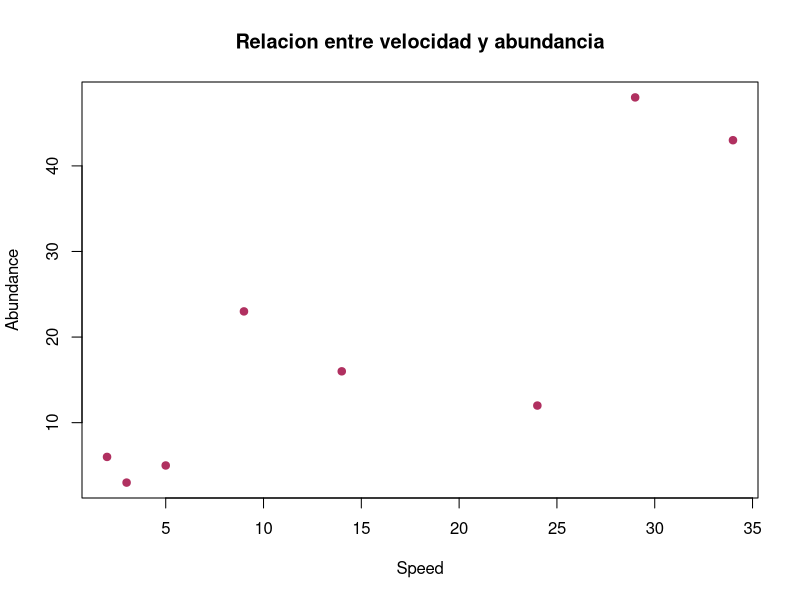
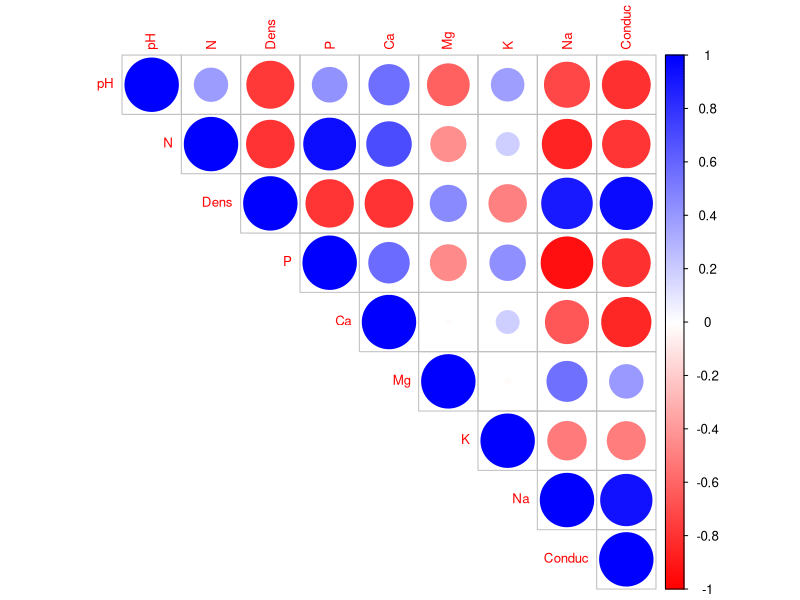
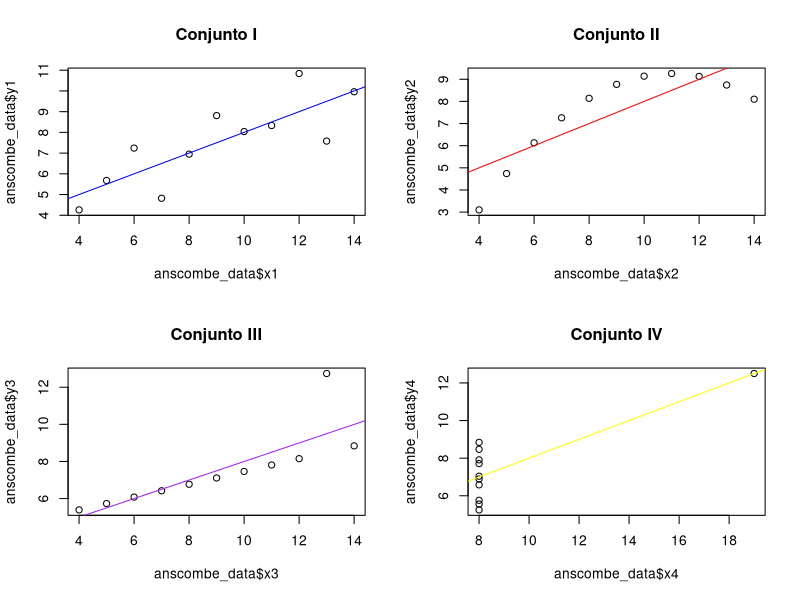

Write the R code that produced these figures, in order.

#Ejercicio 1: Efimeras y Velocidad
  speed <- c(2, 3, 5, 9, 14, 24, 29, 34)
  abundance <- c(6, 3, 5, 23, 16, 12, 48, 43)
  
#Diagramna de dispersion 
  plot(speed, abundance,
       main="Relacion entre velocidad y abundancia",
       xlab="Speed",
       ylab="Abundance",
       pch=19, col="maroon")
  
##Coeficiente de correlacion de pearson 
  cor.test(speed, abundance,
           method ="pearson" )
##“Existe una correlación positiva entre la velocidad de los arroyos y la abundancia
## de efímeras (Ecdyonurus dispar)”.
  
  
  
##EJERCICIO 2: Correlaciones del suelo
  
  # Datos 
  soil <- data.frame(
    Gp   = c("T0","T0","T0","T0","T1","T1","T1"),
    Block= 1:7,
    pH   = c(5.40,5.65,5.14,5.14,5.14,5.10,4.70),
    N    = c(0.188,0.165,0.260,0.169,0.164,0.094,0.100),
    Dens = c(0.92,1.04,0.95,1.10,1.12,1.22,1.52),
    P    = c(215,208,300,248,174,129,117),
    Ca   = c(16.35,12.25,13.02,11.92,14.17,8.55,8.74),
    Mg   = c(7.65,5.15,5.68,7.88,8.12,6.92,8.16),
    K    = c(0.72,0.71,0.68,1.09,0.70,0.81,0.39),
    Na   = c(1.14,0.94,0.60,1.01,2.17,2.67,3.32),
    Conduc = c(1.09,1.35,1.41,1.64,1.85,3.18,4.16)
  )
  
  # Matriz de correlación
  cor_matrix <- cor(soil[,3:11], method="pearson")
  
  # Test de significancia para cada par
  library(Hmisc)
  cor_results <- rcorr(as.matrix(soil[,3:11]))
  
  cor_matrix        # coeficientes r
  cor_results$P     # p-values
  
  # Correlograma
  library(corrplot)
  corrplot(cor_matrix, method="circle", type="upper",
           tl.cex=0.8, col=colorRampPalette(c("red","white","blue"))(200))
  
  
  ### ===============================
  ### Ejercicio 3: Cuarteto de Anscombe
  ### ===============================
  
  # Datos
  anscombe_data <- anscombe  # ya viene incluido en R
  
  # Resumen estadístico
  summary(anscombe_data)
  
   # Correlaciones
  cor(anscombe_data$x1, anscombe_data$y1)
  cor(anscombe_data$x2, anscombe_data$y2)
  cor(anscombe_data$x3, anscombe_data$y3)
  cor(anscombe_data$x4, anscombe_data$y4)
  
  # Gráficas

  # Gráficas
  par(mfrow=c(2,2))
  plot(anscombe_data$x1, anscombe_data$y1, 
       main="Conjunto I")
  abline(lm(y1 ~ x1, data=anscombe_data), col="blue")
  
  plot(anscombe_data$x2, anscombe_data$y2, main="Conjunto II")
  abline(lm(y2 ~ x2, data=anscombe_data), col="red")
  
  plot(anscombe_data$x3, anscombe_data$y3, main="Conjunto III")
  abline(lm(y3 ~ x3, data=anscombe_data), col="purple")
  
  plot(anscombe_data$x4, anscombe_data$y4, main="Conjunto IV")
  abline(lm(y4 ~ x4, data=anscombe_data), col="yellow")
